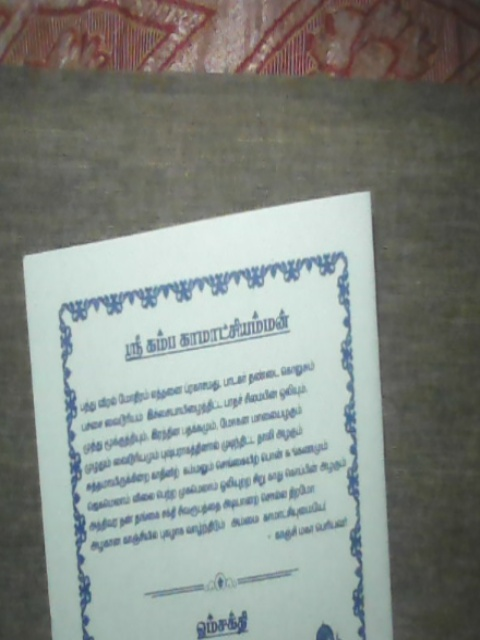
#> input picture Document Scanner/Scanned/MyImage0.jpg, 480 x 640 px, given in place of the camera
$ python main.py
#> lines starting #> are read from the running program, lines starting #| are printed output that depends on the picture; after the words box and inside, x2 and y2 are one past the last pixel; in counts of white or black regions, pixels touching at a corner belong together
### Document Scanner/utlis.py
import cv2
import numpy as np

def initializeTrackbars(intialTracbarVals=(0, 0), width=640, height=480):
    cv2.namedWindow("Trackbars")
    cv2.resizeWindow("Trackbars", width, height)
    cv2.createTrackbar("Threshold1", "Trackbars", intialTracbarVals[0], 255, nothing)
    cv2.createTrackbar("Threshold2", "Trackbars", intialTracbarVals[1], 255, nothing)

def valTrackbars():
    threshold1 = cv2.getTrackbarPos("Threshold1", "Trackbars")
    threshold2 = cv2.getTrackbarPos("Threshold2", "Trackbars")
    return threshold1, threshold2

def nothing(x):
    pass

def biggestContour(contours):
    biggest = np.array([])
    max_area = 0
    for i in range(len(contours)):
        area = cv2.contourArea(contours[i])
        if area > 5000:
            peri = cv2.arcLength(contours[i], True)
            approx = cv2.approxPolyDP(contours[i], 0.02 * peri, True)
            if area > max_area and len(approx) == 4:
                biggest = approx
                max_area = area
    return biggest, max_area

def reorder(myPoints):
    myPoints = myPoints.reshape((4, 2))
    myPointsNew = np.zeros((4, 1, 2), dtype=np.int32)
    add = myPoints.sum(1)
    myPointsNew[0] = myPoints[np.argmin(add)]
    myPointsNew[3] = myPoints[np.argmax(add)]
    diff = np.diff(myPoints, axis=1)
    myPointsNew[1] = myPoints[np.argmin(diff)]
    myPointsNew[2] = myPoints[np.argmax(diff)]
    return myPointsNew

def drawRectangle(img, biggest, thickness):
    cv2.line(img, (biggest[0][0][0], biggest[0][0][1]), (biggest[1][0][0], biggest[1][0][1]), (0, 255, 0), thickness)
    cv2.line(img, (biggest[0][0][0], biggest[0][0][1]), (biggest[2][0][0], biggest[2][0][1]), (0, 255, 0), thickness)
    cv2.line(img, (biggest[3][0][0], biggest[3][0][1]), (biggest[2][0][0], biggest[2][0][1]), (0, 255, 0), thickness)
    cv2.line(img, (biggest[3][0][0], biggest[3][0][1]), (biggest[1][0][0], biggest[1][0][1]), (0, 255, 0), thickness)
    return img

def stackImages(imgArray, scale, labels=[]):
    rows = len(imgArray)
    cols = len(imgArray[0])
    rowsAvailable = isinstance(imgArray[0], list)
    width = imgArray[0][0].shape[1]
    height = imgArray[0][0].shape[0]

    if rowsAvailable:
        for x in range(0, rows):
            for y in range(0, cols):
                imgArray[x][y] = cv2.resize(imgArray[x][y], (0, 0), None, scale, scale)
                if len(imgArray[x][y].shape) == 2:
                    imgArray[x][y] = cv2.cvtColor(imgArray[x][y], cv2.COLOR_GRAY2BGR)
        imageBlank = np.zeros((height, width, 3), np.uint8)
        hor = [imageBlank] * rows
        for x in range(0, rows):
            hor[x] = np.hstack(imgArray[x])
        ver = np.vstack(hor)
    else:
        for x in range(0, rows):
            imgArray[x] = cv2.resize(imgArray[x], (0, 0), None, scale, scale)
            if len(imgArray[x].shape) == 2:
                imgArray[x] = cv2.cvtColor(imgArray[x], cv2.COLOR_GRAY2BGR)
        hor = np.hstack(imgArray)
        ver = hor

    if len(labels) != 0:
        eachImgWidth = int(ver.shape[1] / cols)
        eachImgHeight = int(ver.shape[0] / rows)
        for d in range(0, rows):
            for c in range(0, cols):
                cv2.rectangle(ver, (c * eachImgWidth, eachImgHeight * d),
                              (c * eachImgWidth + len(labels[d][c]) * 13 + 27, 30 + eachImgHeight * d), (255, 255, 255), cv2.FILLED)
                cv2.putText(ver, labels[d][c], (eachImgWidth * c + 10, eachImgHeight * d + 20), cv2.FONT_HERSHEY_COMPLEX,
                            0.7, (255, 0, 255), 2)

    return ver

### Document Scanner/main.py
import cv2
import numpy as np
import utlis

##############################
webCamFeed = True  # if you have a webcam
pathImage = "images.jpeg"
cap = cv2.VideoCapture(0)
cap.set(10, 160)
heightImg = 640
widthImg = 480
##############################

utlis.initializeTrackbars()
count = 0

while True:

    if webCamFeed:
        success, img = cap.read()
#> img is the input picture: shape (640, 480, 3); mean B, G, R 133.1, 138.6, 132.5
    else:
        img = cv2.imread(pathImage)
    img = cv2.resize(img, (widthImg, heightImg))  # RESIZE IMAGE
    imgBlank = np.zeros((heightImg, widthImg, 3), np.uint8)  # CREATE A BLANK IMAGE FOR TESTING DEBUGGING IF REQUIRED
    imgGray = cv2.cvtColor(img, cv2.COLOR_BGR2GRAY)  # CONVERT IMAGE TO GRAY SCALE
    imgBlur = cv2.GaussianBlur(imgGray, (5, 5), 1)  # ADD GAUSSIAN BLUR
    thres = utlis.valTrackbars()  # GET TRACK BAR VALUES FOR THRESHOLDS
    imgThreshold = cv2.Canny(imgBlur, thres[0], thres[1])  # APPLY CANNY BLUR
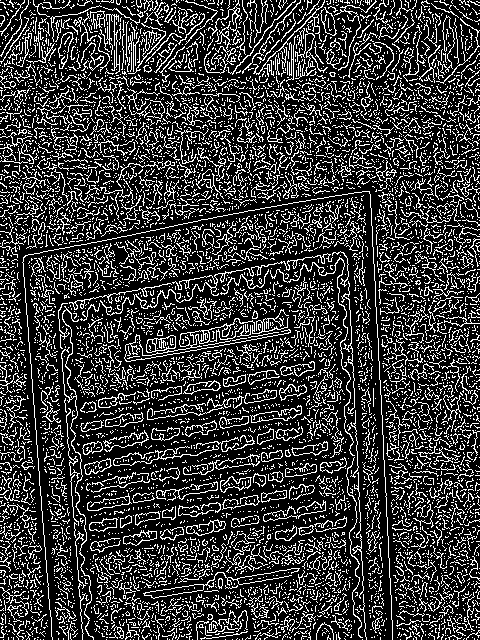
#> imgThreshold: shape (640, 480); 22.3% white in thin lines or dots
    kernel = np.ones((5, 5))
    imgDial = cv2.dilate(imgThreshold, kernel, iterations=2)  # APPLY DILATION
#> imgDial: shape (640, 480); 100% white; black in thin lines or dots, all inside (x1, y1, x2, y2) = (28, 201, 376, 544)
    imgThreshold = cv2.erode(imgDial, kernel, iterations=1)  # APPLY EROSION
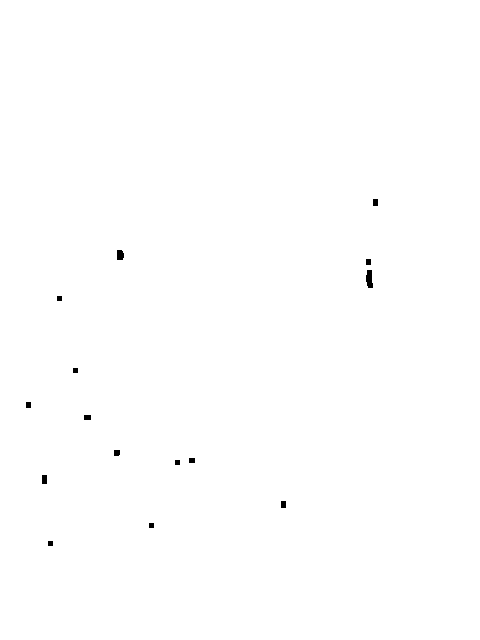
#> imgThreshold: shape (640, 480); 99.8% white; 15 black regions, largest, box (x1, y1, x2, y2) and area: (366, 270, 373, 288) 100, (117, 250, 124, 260) 64, (42, 475, 47, 484) 45

    ## FIND ALL CONTOURS
    imgContours = img.copy()  # COPY IMAGE FOR DISPLAY PURPOSES
    imgBigContour = img.copy()  # COPY IMAGE FOR DISPLAY PURPOSES
    contours, hierarchy = cv2.findContours(imgThreshold, cv2.RETR_EXTERNAL,
                                           cv2.CHAIN_APPROX_SIMPLE)  # FIND ALL CONTOURS
#> contours = [[[0, 0], [0, 639], [479, 639], [479, 0]]]
    cv2.drawContours(imgContours, contours, -1, (0, 255, 0), 10)  # DRAW ALL DETECTED CONTOURS
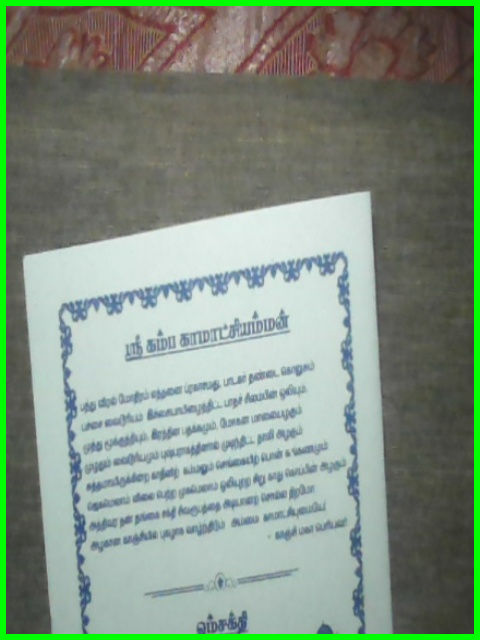
#> imgContours: shape (640, 480, 3); 4.33% of pixels changed, all inside (x1, y1, x2, y2) = (0, 0, 480, 640)

    # FIND THE BIGGEST CONTOUR
    biggest, maxArea = utlis.biggestContour(contours)  # FIND THE BIGGEST CONTOUR
#> the loop in biggestContour, `for i in range(len(contours)):` made 1 pass
#> (area, peri, biggest, max_area) on pass 1: (306081, 2236, [[0, 0], [0, 639], [479, 639], [479, 0]], 306081)
#> after the loop in biggestContour, `for i in range(len(contours)):`: max_area = 306081
#> biggest = [[0, 0], [0, 639], [479, 639], [479, 0]]; maxArea = 306081
    if biggest.size != 0:
        biggest = utlis.reorder(biggest)
#> in reorder, `myPoints = myPoints.reshape((4, 2))`: myPoints = [[0, 0], [0, 639], [479, 639], [479, 0]]
#> in reorder, `add = myPoints.sum(1)`: add = [0, 639, 1118, 479]
#> in reorder, `diff = np.diff(myPoints, axis=1)`: diff = [0, 639, 160, -479]
#> biggest = [[0, 0], [479, 0], [0, 639], [479, 639]]
        cv2.drawContours(imgBigContour, biggest, -1, (0, 255, 0), 20)  # DRAW THE BIGGEST CONTOUR
        imgBigContour = utlis.drawRectangle(imgBigContour, biggest, 2)
#> in drawRectangle, `cv2.line(img, (biggest[3][0][0], biggest[3][0][1]), (biggest[1][0][0],..`:
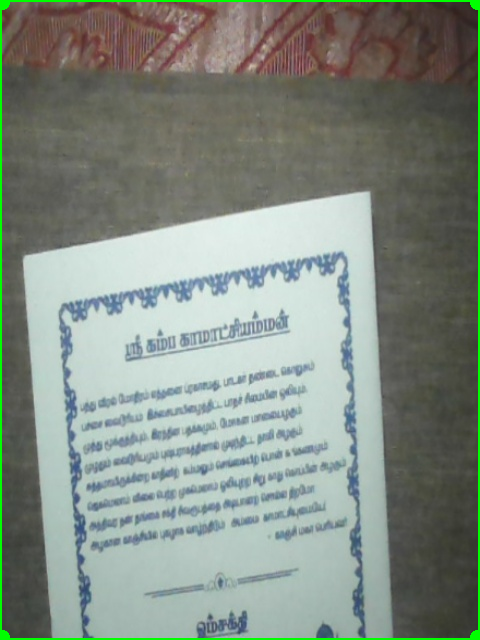
#> img: shape (640, 480, 3); mean B, G, R 131.8, 141.2, 131.2
        pts1 = np.float32(biggest)  # PREPARE POINTS FOR WARP
#> pts1 = [[0, 0], [479, 0], [0, 639], [479, 639]]
        pts2 = np.float32([[0, 0], [widthImg, 0], [0, heightImg], [widthImg, heightImg]])  # PREPARE POINTS FOR WARP
        matrix = cv2.getPerspectiveTransform(pts1, pts2)
#> matrix = [[1, 0, 0], [0, 1, 0], [0, -1.85e-19, 1]]
        imgWarpColored = cv2.warpPerspective(img, matrix, (widthImg, heightImg))

        # REMOVE 20 PIXELS FROM EACH SIDE
        imgWarpColored = imgWarpColored[20:imgWarpColored.shape[0] - 20, 20:imgWarpColored.shape[1] - 20]
#> imgWarpColored: shape (600, 440, 3)
        imgWarpColored = cv2.resize(imgWarpColored, (widthImg, heightImg))
#> imgWarpColored: shape (640, 480, 3)

        # APPLY ADAPTIVE THRESHOLD
        imgWarpGray = cv2.cvtColor(imgWarpColored, cv2.COLOR_BGR2GRAY)
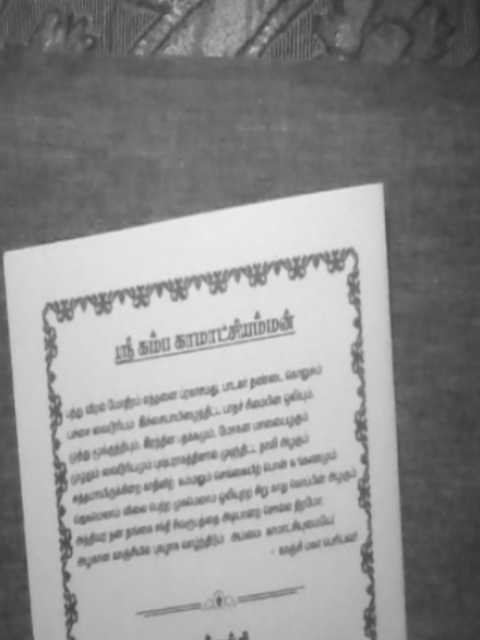
#> imgWarpGray: shape (640, 480); min 43, max 236, mean 143.9
        imgAdaptiveThre = cv2.adaptiveThreshold(imgWarpGray, 255, 1, 1, 7, 2)
#> imgAdaptiveThre: shape (640, 480); 12.7% white; 1633 white regions (1432 under 20 px), largest, box (x1, y1, x2, y2) and area: (42, 247, 377, 640) 8183, (0, 180, 411, 640) 4470, (115, 331, 296, 365) 692
        imgAdaptiveThre = cv2.bitwise_not(imgAdaptiveThre)
        imgAdaptiveThre = cv2.medianBlur(imgAdaptiveThre, 3)
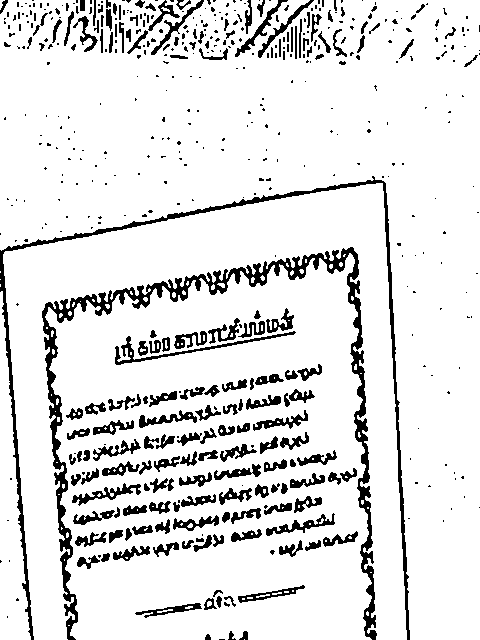
#> imgAdaptiveThre: shape (640, 480); 88.4% white; 528 black regions (350 under 20 px), largest, box (x1, y1, x2, y2) and area: (42, 247, 377, 640) 8430, (0, 176, 410, 640) 4458, (115, 331, 296, 365) 695

        # Image Array for Display
        imageArray = ([img, imgGray, imgThreshold, imgContours],
                      [imgBigContour, imgWarpColored, imgWarpGray, imgAdaptiveThre])

    else:
        imageArray = ([img, imgGray, imgThreshold, imgContours],
                      [imgBlank, imgBlank, imgBlank, imgBlank])

    # LABELS FOR DISPLAY
    labels = [["Original", "Gray", "Threshold", "Contours"],
              ["Biggest Contour", "Warp Perspective", "Warp Gray", "Adaptive Threshold"]]

    stackedImage = utlis.stackImages(imageArray, 0.75, labels)
#> in stackImages, `rows = len(imgArray)`: rows = 2
#> in stackImages, `cols = len(imgArray[0])`: cols = 4
#> in stackImages, `rowsAvailable = isinstance(imgArray[0], list)`: rowsAvailable = True
#> in stackImages, `hor = [imageBlank] * rows`: hor = 2 items
#> in stackImages, `eachImgWidth = int(ver.shape[1] / cols)`: eachImgWidth = 360
#> in stackImages, `eachImgHeight = int(ver.shape[0] / rows)`: eachImgHeight = 480
#> after the loop in stackImages, `for d in range(0, rows):`:
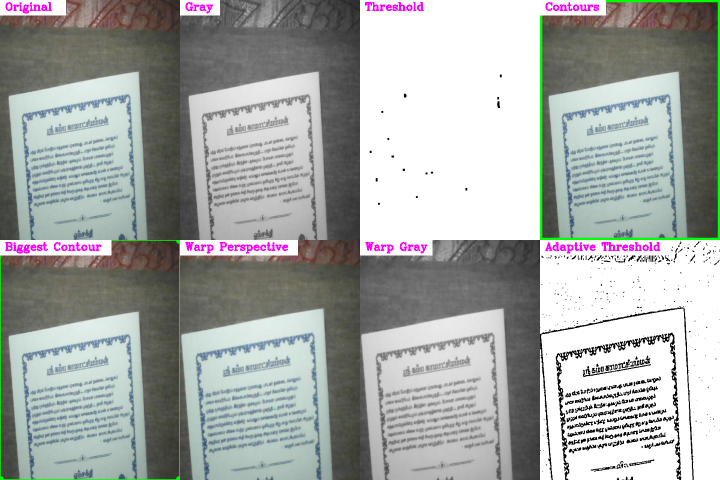
#> ver: shape (960, 1440, 3) (shown at 1/2 size); mean of channels 0, 1, 2 166, 168.5, 164.9; drawn as B, G, R
    cv2.imshow("Result", stackedImage)

    key = cv2.waitKey(1) & 0xFF
#> (key q is pressed here)

    # SAVE IMAGE WHEN 's' key is pressed
    if key == ord('s'):
        cv2.imwrite("Scanned/MyImage" + str(count) + ".jpg", imgWarpColored)
        cv2.rectangle(stackedImage, ((int(stackedImage.shape[1] / 2) - 230), int(stackedImage.shape[0] / 2) + 50),
                      (1100, 350), (0, 255, 0), cv2.FILLED)
        cv2.putText(stackedImage, "Scan Saved", (int(stackedImage.shape[1] / 2) - 200, int(stackedImage.shape[0] / 2)),
                    cv2.FONT_HERSHEY_DUPLEX, 3, (0, 0, 255), 5, cv2.LINE_AA)
        cv2.imshow('Result', stackedImage)
        cv2.waitKey(300)
        count += 1

    # STOP VIDEO CAPTURE WHEN 'q' key is pressed
    if key == ord('q'):
        break

cap.release()
cv2.destroyAllWindows()
